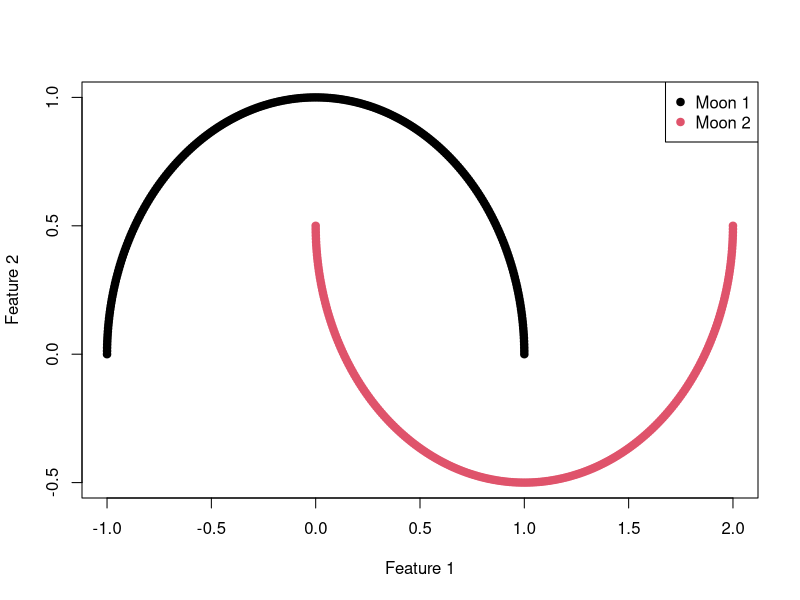
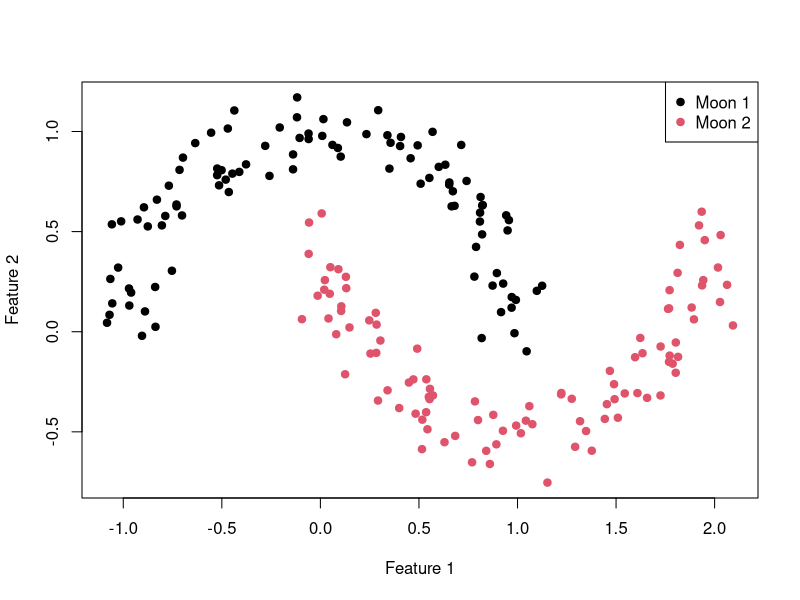
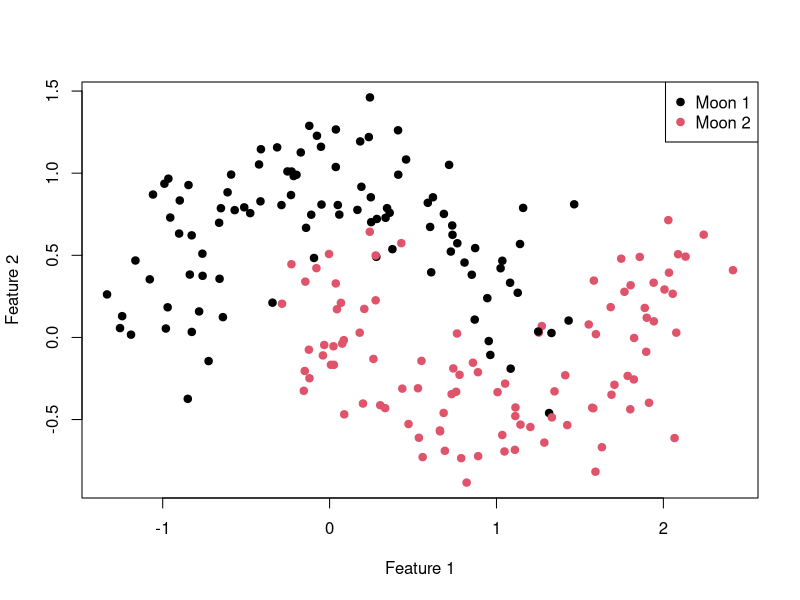

These charts were generated, in order, by the following R code:

make_moons <- function(n_samples = 100, shuffle = TRUE, noise = NULL, random_state = NULL, plot = FALSE) {
  if (!is.null(random_state)) {
    set.seed(random_state)
  }
  
  # generate semicircle for the first moon
  t1 <- seq(0, pi, length.out = n_samples / 2)
  moon1_x <- cos(t1)
  moon1_y <- sin(t1)
  
  # generate semicircle for the second moon
  t2 <- seq(0, pi, length.out = n_samples / 2)
  # shifted to the right
  moon2_x <- 1 - cos(t2)
  # flipped vertically and shift downwards
  moon2_y <- 1 - sin(t2) - 0.5 
  
  # combine the moons
  data <- rbind(cbind(moon1_x, moon1_y), cbind(moon2_x, moon2_y))
  
  # adding noise
  if (!is.null(noise)) {
    data <- data + matrix(rnorm(n_samples * 2, sd = noise), ncol = 2)
  }
  
  # shuffle data if specified
  if (shuffle) {
    shuffle_index <- sample(n_samples)
    data <- data[shuffle_index, ]
  }
  
  # labels for the moons
  labels <- c(rep(1, n_samples / 2), rep(2, n_samples / 2))
  if (shuffle) {
    labels <- labels[shuffle_index]
  }
  
  # plot if specified
  if (plot) {
    plot(data, col = labels, xlab = "Feature 1", ylab = "Feature 2",pch = 19)
    legend("topright", legend = c("Moon 1", "Moon 2"), col = 1:2, pch = 19)
  }
  
  return(list("X" = data, "y" = labels))
}




make_moons(n_samples = 500, plot = TRUE, shuffle = FALSE)

make_moons(n_samples = 200, noise = 0.1, plot = TRUE, shuffle = FALSE)

make_moons(n_samples = 200, noise = 0.23, random_state = 42, plot = TRUE)
